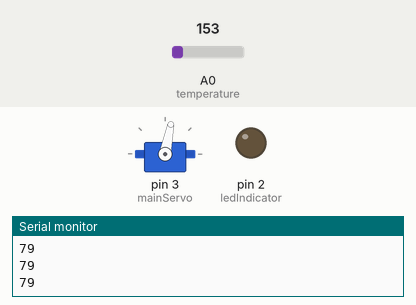
This sketch was run on a simulated Arduino Uno, built with avr-gcc and run on an emulated ATmega328P. Parts: servo, output pins drawn as LEDs (lit = HIGH), the last lines printed to the serial monitor. The test bench sets the inputs (shaded band); at power-on: A0 (temperature) = 153.

Above: at 1.8 s.
1.9 s: A0 (temperature) set to 165
At 3.6 s:
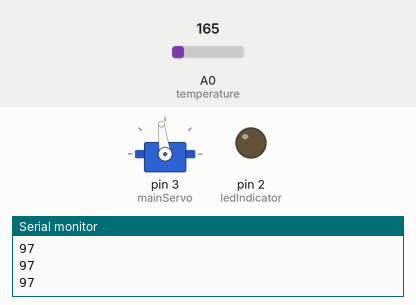
4.4 s: A0 (temperature) set to 175
At 6.6 s:
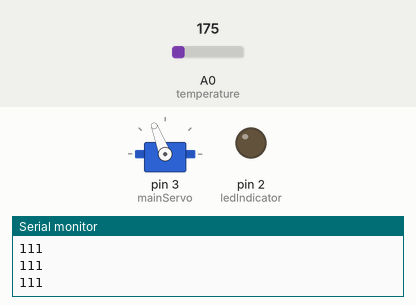
6.9 s: A0 (temperature) set to 191
At 8.6 s:
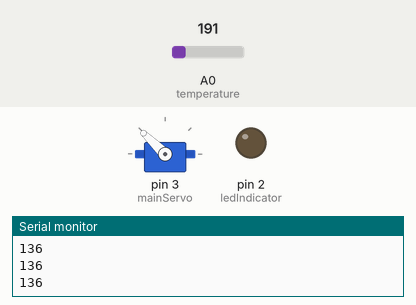
9.4 s: A0 (temperature) set to 221
At 11.6 s:
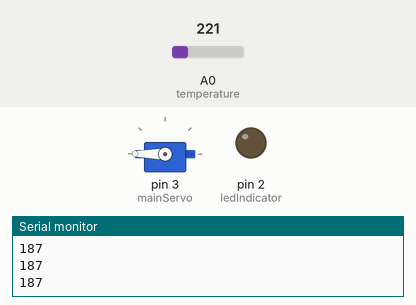
11.9 s: A0 (temperature) set to 133
At 13.6 s:
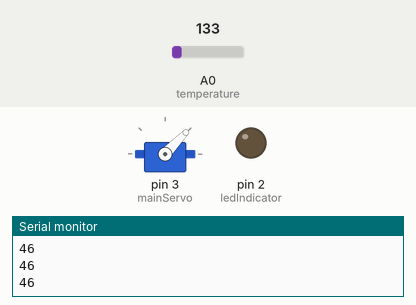
14.4 s: A0 (temperature) set to 114
At 16.6 s:
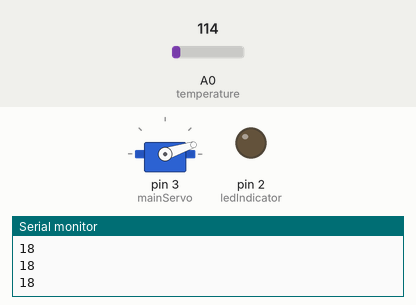
Timing chart, 0 to 17.9 s (numbered marks = the images above; inputs shaded):
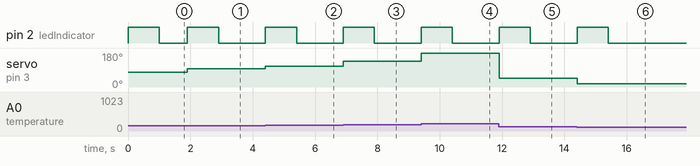

Measured:
- after the input at 1.9 s, pin 2 (ledIndicator): LOW → HIGH at once, → LOW 1.0 s later; servo on pin 3 (mainServo): 79° → 97° at once
- after the input at 4.4 s, pin 2 (ledIndicator): LOW → HIGH at once, → LOW 1.0 s later; servo on pin 3 (mainServo): 97° → 111° at once
- after the input at 6.9 s, pin 2 (ledIndicator): LOW → HIGH at once, → LOW 1.0 s later; servo on pin 3 (mainServo): 111° → 136° at once
- after the input at 9.4 s, pin 2 (ledIndicator): LOW → HIGH at once, → LOW 1.0 s later; servo on pin 3 (mainServo): 136° → 180° at once
- after the input at 11.9 s, pin 2 (ledIndicator): LOW → HIGH at once, → LOW 1.0 s later; servo on pin 3 (mainServo): 180° → 46° at once
- after the input at 14.4 s, pin 2 (ledIndicator): LOW → HIGH at once, → LOW 1.0 s later; servo on pin 3 (mainServo): 46° → 18° at once

The sketch:

temperature_and_servo_motor1.ino
```cpp
#include <Servo.h>

#define temperature A0
#define ledIndicator 2

Servo mainServo;
int position = 0;
int previousPosition;

void setup() {

  pinMode(temperature, INPUT);
  pinMode(ledIndicator, OUTPUT);
  mainServo.attach(3);

  Serial.begin(9600);

}

void loop() {

  // Temperature analysis
  int tempReading = analogRead(temperature);
  // If using 5v input
  float voltage = tempReading * 5.0;

  // Divided by 1024
  voltage /= 1024.0;
  //Converting from 10mv per degree
  float tempC = (voltage - 0.5) * 90;

  // This maps temperature to degrees open for the flap
  int position = map(tempC, 0, 50, 0, 180);
  Serial.println(position);
  if(previousPosition != position){
     mainServo.write(position);
  	 digitalWrite(ledIndicator, HIGH);
     delay(1000);
  }

  digitalWrite(ledIndicator, LOW);
  previousPosition = position;

}
```
